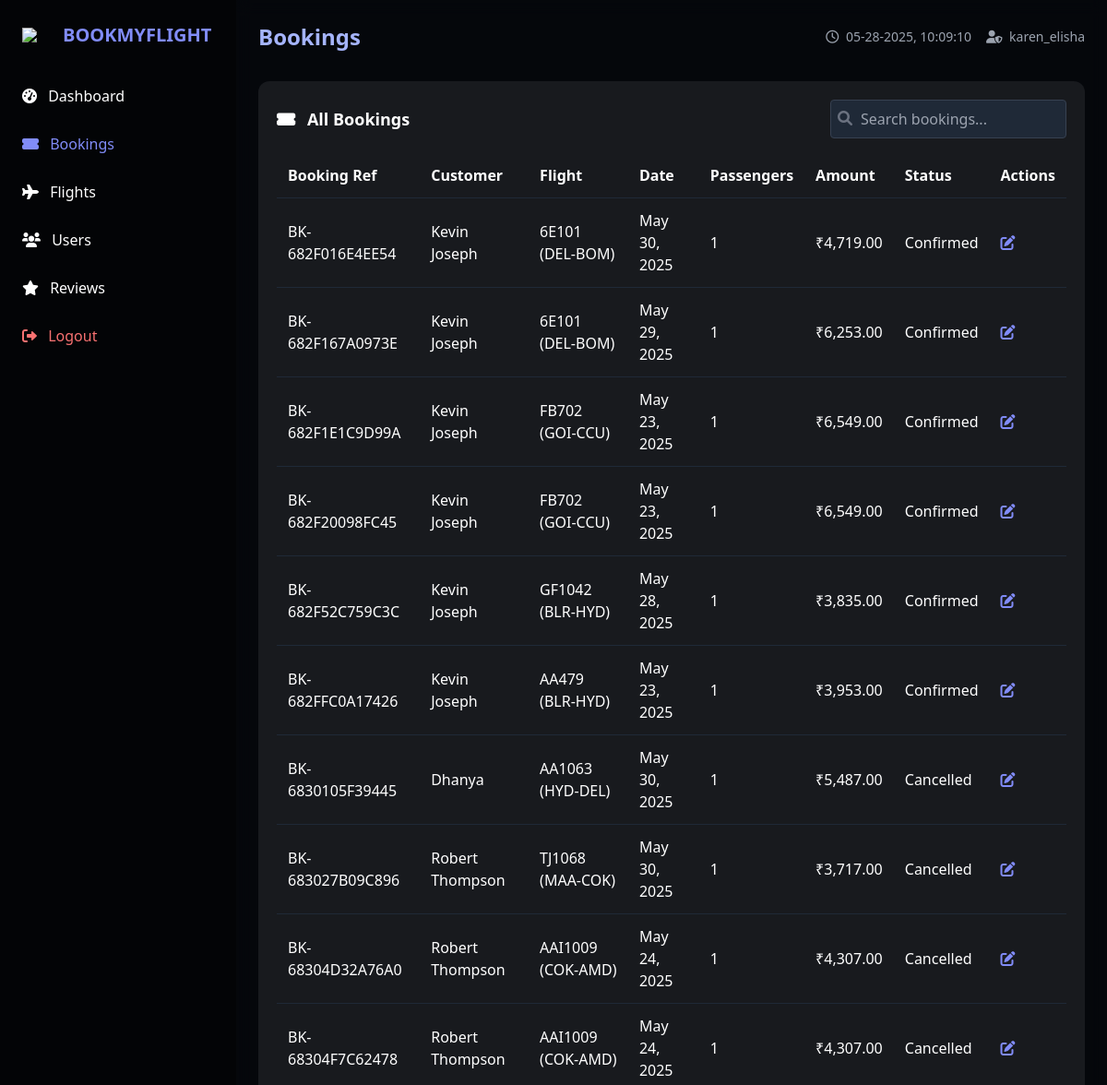
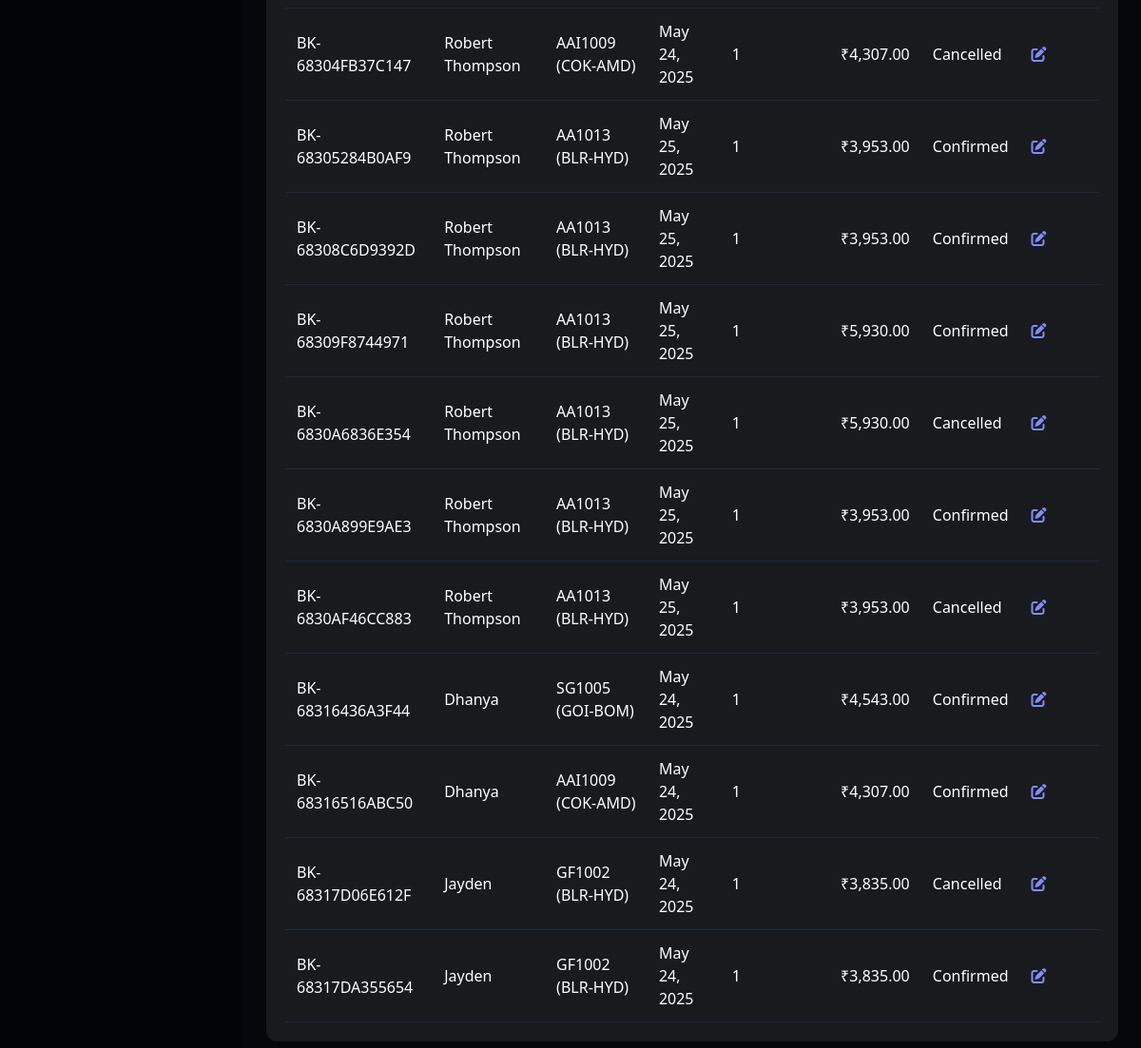
The app's page /admin-dashboard.php?section=bookings (signed in) with its own data (2 pictures, top to bottom).
### tables this page shows
CREATE TABLE `bookings` (
  `booking_id` int(11) NOT NULL,
  `booking_reference` varchar(20) NOT NULL,
  `user_id` int(11) NOT NULL,
  `flight_id` int(11) NOT NULL,
  `booking_date` datetime NOT NULL,
  `travel_date` date NOT NULL,
  `num_passengers` int(11) NOT NULL,
  `total_amount` decimal(10,2) NOT NULL,
  `contact_email` varchar(100) NOT NULL,
  `contact_phone` varchar(20) NOT NULL,
  `booking_status` enum('Pending','Confirmed','Cancelled') NOT NULL DEFAULT 'Pending',
  `payment_status` enum('Pending','Completed','Failed','Refunded') NOT NULL DEFAULT 'Pending',
  `payment_method` varchar(50) DEFAULT NULL,
  `created_at` datetime NOT NULL,
  `updated_at` datetime NOT NULL,
  `payment_details` varchar(255) DEFAULT NULL
);

CREATE TABLE `users` (
  `user_id` int(11) NOT NULL,
  `full_name` varchar(100) NOT NULL,
  `email` varchar(100) NOT NULL,
  `phone` varchar(15) NOT NULL,
  `password` varchar(255) NOT NULL,
  `member_since` timestamp NOT NULL DEFAULT current_timestamp(),
  `loyalty_points` int(11) DEFAULT 0,
  `loyalty_tier` enum('Bronze','Silver','Gold','Platinum') DEFAULT 'Bronze',
  `created_at` timestamp NULL DEFAULT current_timestamp(),
  `reset_code` varchar(255) DEFAULT NULL,
  `reset_expiry` datetime DEFAULT NULL
);

CREATE TABLE `flights` (
  `flight_id` int(11) NOT NULL,
  `flight_number` varchar(10) NOT NULL,
  `airline_id` varchar(5) NOT NULL,
  `origin_airport` varchar(10) NOT NULL,
  `destination_airport` varchar(10) NOT NULL,
  `departure_time` datetime NOT NULL,
  `arrival_time` datetime NOT NULL,
  `duration` int(11) NOT NULL,
  `base_price` decimal(10,2) NOT NULL,
  `total_seats` int(11) NOT NULL,
  `available_seats` int(11) NOT NULL,
  `flight_status` enum('Scheduled','Delayed','Departed','Arrived','Cancelled') DEFAULT 'Scheduled'
);

### admin-dashboard.php (the view, shortened to what this page needs)
<?php
$db_host = "localhost";
$db_user = "root";
$db_pass = "";
$db_name = "airlines";
$mysqli = new mysqli($db_host, $db_user, $db_pass, $db_name);
$active_section = isset($_GET['section']) ? $_GET['section'] : 'dashboard';
function fetchAllResults($mysqli, $query) {
    $result = $mysqli->query($query);
    $data = [];
    while ($row = $result->fetch_assoc()) {
        $data[] = $row;
    }
    return $data;
}
?>
<!DOCTYPE html>
<html lang="en">
<head>
    <script src="https://cdn.tailwindcss.com"></script>
    <link rel="stylesheet" href="https://cdnjs.cloudflare.com/ajax/libs/font-awesome/6.0.0/css/all.min.css">
</head>
<body class="bg-gray-900 text-white min-h-screen flex">
    <aside class="sidebar w-64 p-6 hidden md:block">
        <div class="flex items-center mb-8">
            <img src="https://img.icons8.com/ios-filled/50/ffffff/airplane-mode-on.png" class="w-8 mr-3">
            <h1 class="text-xl font-bold text-indigo-400">BOOKMYFLIGHT</h1>
        </div>
        <nav class="space-y-3">
            <a href="?section=dashboard" class="block nav-item py-2 <?= $active_section === 'dashboard' ? 'text-indigo-400' : '' ?>">
                <i class="fas fa-tachometer-alt mr-2"></i> Dashboard
            </a>
            <a href="?section=bookings" class="block nav-item py-2 <?= $active_section === 'bookings' ? 'text-indigo-400' : '' ?>">
                <i class="fas fa-ticket-alt mr-2"></i> Bookings
            </a>
            <a href="?section=flights" class="block nav-item py-2 <?= $active_section === 'flights' ? 'text-indigo-400' : '' ?>">
                <i class="fas fa-plane mr-2"></i> Flights
            </a>
            <a href="?section=users" class="block nav-item py-2 <?= $active_section === 'users' ? 'text-indigo-400' : '' ?>">
                <i class="fas fa-users mr-2"></i> Users
            </a>
            <a href="?section=reviews" class="block nav-item py-2 <?= $active_section === 'reviews' ? 'text-indigo-400' : '' ?>">
                <i class="fas fa-star mr-2"></i> Reviews
            </a>
            <a href="?logout" class="block nav-item py-2 text-red-400 mt-8" onclick="return confirm('Are you sure you want to logout?')">
                <i class="fas fa-sign-out-alt mr-2"></i> Logout
            </a>
        </nav>
    </aside>
    <main class="main-content flex-1 p-6 overflow-y-auto">
        <header class="flex justify-between items-center mb-8">
            <h2 class="text-2xl font-bold text-indigo-300">
                <?= ucfirst($active_section) ?> <?= $active_section === 'dashboard' ? 'Overview' : '' ?>
            </h2>
            <div class="flex items-center space-x-4">
                <span class="text-sm text-gray-400">
                    <i class="far fa-clock mr-1"></i> <span id="headerTime"><?= date('Y-m-d H:i:s') ?></span>
                </span>
                <span class="text-sm text-gray-400">
                    <i class="fas fa-user-shield mr-1"></i> <?= $_SESSION['admin_username'] ?? 'Admin' ?>
                </span>
            </div>
        </header>
        <section id="bookingsSection" class="section <?= $active_section === 'bookings' ? 'active' : '' ?>">
            <div class="card p-5 rounded-xl overflow-x-auto">
                <div class="flex justify-between items-center mb-4">
                    <h3 class="text-lg font-semibold"><i class="fas fa-ticket-alt mr-2"></i> All Bookings</h3>
                    <div class="relative">
                        <input type="text" id="bookingSearch" placeholder="Search bookings..." class="p-2 pl-8 rounded bg-gray-800 border border-gray-700 w-64">
                        <i class="fas fa-search absolute left-2 top-3 text-gray-500"></i>
                    </div>
                </div>
                <table class="w-full" id="bookingsTable">
                    <thead>
                        <tr class="border-b border-gray-800 text-left">
                            <th class="p-3">Booking Ref</th>
                            <th class="p-3">Customer</th>
                            <th class="p-3">Flight</th>
                            <th class="p-3">Date</th>
                            <th class="p-3">Passengers</th>
                            <th class="p-3">Amount</th>
                            <th class="p-3">Status</th>
                            <th class="p-3">Actions</th>
                        </tr>
                    </thead>
                    <tbody>
                        <?php
                        $all_bookings = fetchAllResults($mysqli, "SELECT b.*, u.full_name, f.flight_number, f.origin_airport, f.destination_airport
                                                   FROM bookings b
                                                   JOIN users u ON b.user_id = u.user_id
                                                   JOIN flights f ON b.flight_id = f.flight_id
                                                   ORDER BY b.created_at DESC");
                        if (empty($all_bookings)): ?>
                            <tr>
                                <td colspan="8" class="p-3 text-center text-gray-400">No bookings found</td>
                            </tr>
                        <?php else: ?>
                            <?php foreach ($all_bookings as $booking):
                                $flight_info = "{$booking['flight_number']} ({$booking['origin_airport']}-{$booking['destination_airport']})";
                            ?>
                            <tr class="table-row border-b border-gray-800">
                                <td class="p-3"><?= $booking['booking_reference'] ?></td>
                                <td class="p-3"><?= $booking['full_name'] ?></td>
                                <td class="p-3"><?= $flight_info ?></td>
                                <td class="p-3"><?= date('M d, Y', strtotime($booking['travel_date'])) ?></td>
                                <td class="p-3"><?= $booking['num_passengers'] ?></td>
                                <td class="p-3">₹<?= number_format($booking['total_amount'], 2) ?></td>
                                <td class="p-3">
                                    <span class="badge <?=
                                        $booking['booking_status'] === 'Confirmed' ? 'badge-success' :
                                        ($booking['booking_status'] === 'Pending' ? 'badge-warning' : 'badge-danger')
                                    ?>">
                                        <?= $booking['booking_status'] ?>
                                    </span>
                                </td>
                                <td class="p-3">
                                    <button onclick="updateBookingStatus(<?= $booking['booking_id'] ?>, '<?= $booking['booking_status'] ?>')"
                                            class="text-indigo-400 hover:text-indigo-300 mr-2" title="Update Status">
                                        <i class="fas fa-edit"></i>
                                    </button>
                                </td>
                            </tr>
                            <?php endforeach; ?>
                        <?php endif; ?>
                    </tbody>
                </table>
            </div>
        </section>
</main>
</body>
</html>

### admin-dashboard.php (style rules this page uses)
.sidebar { background: rgba(0, 0, 0, 0.85); }
.main-content { background: rgba(0, 0, 0, 0.7); backdrop-filter: blur(8px); }
.card { background: rgba(255, 255, 255, 0.08); transition: all 0.3s ease; }
.nav-item { transition: color 0.2s ease; }
.section { display: none; opacity: 0; transition: opacity 0.3s ease; }
.section.active { display: block; opacity: 1; }
.badge { @apply px-2 py-1 rounded text-xs; }
.badge-success { @apply bg-green-900 text-green-300; }
.badge-danger { @apply bg-red-900 text-red-300; }

### records on screen
bookings: booking_reference "BK-682F016E4EE54", user.full_name "Kevin Joseph", flight.destination_airport "6E101 (DEL-BOM)", travel_date "May 30, 2025", num_passengers "1", total_amount "4,719.00", booking_status "Confirmed"
bookings: booking_reference "BK-682F167A0973E", user.full_name "Kevin Joseph", flight.destination_airport "6E101 (DEL-BOM)", travel_date "May 29, 2025", num_passengers "1", total_amount "6,253.00", booking_status "Confirmed"
bookings: booking_reference "BK-682F1E1C9D99A", user.full_name "Kevin Joseph", flight.destination_airport "FB702 (GOI-CCU)", travel_date "May 23, 2025", num_passengers "1", total_amount "6,549.00", booking_status "Confirmed"
bookings: booking_reference "BK-682F20098FC45", user.full_name "Kevin Joseph", flight.destination_airport "FB702 (GOI-CCU)", travel_date "May 23, 2025", num_passengers "1", total_amount "6,549.00", booking_status "Confirmed"
bookings: booking_reference "BK-682F52C759C3C", user.full_name "Kevin Joseph", flight.destination_airport "GF1042 (BLR-HYD)", travel_date "May 28, 2025", num_passengers "1", total_amount "3,835.00", booking_status "Confirmed"
bookings: booking_reference "BK-682FFC0A17426", user.full_name "Kevin Joseph", flight.destination_airport "AA479 (BLR-HYD)", travel_date "May 23, 2025", num_passengers "1", total_amount "3,953.00", booking_status "Confirmed"
bookings: booking_reference "BK-6830105F39445", user.full_name "Dhanya", flight.destination_airport "AA1063 (HYD-DEL)", travel_date "May 30, 2025", num_passengers "1", total_amount "5,487.00", booking_status "Cancelled"
bookings: booking_reference "BK-683027B09C896", user.full_name "Robert Thompson", flight.destination_airport "TJ1068 (MAA-COK)", travel_date "May 30, 2025", num_passengers "1", total_amount "3,717.00", booking_status "Cancelled"
bookings: booking_reference "BK-68304D32A76A0", user.full_name "Robert Thompson", flight.destination_airport "AAI1009 (COK-AMD)", travel_date "May 24, 2025", num_passengers "1", total_amount "4,307.00", booking_status "Cancelled"
bookings: booking_reference "BK-68304F7C62478", user.full_name "Robert Thompson", flight.destination_airport "AAI1009 (COK-AMD)", travel_date "May 24, 2025", num_passengers "1", total_amount "4,307.00", booking_status "Cancelled"
bookings: booking_reference "BK-68304FB37C147", user.full_name "Robert Thompson", flight.destination_airport "AAI1009 (COK-AMD)", travel_date "May 24, 2025", num_passengers "1", total_amount "4,307.00", booking_status "Cancelled"
bookings: booking_reference "BK-68305284B0AF9", user.full_name "Robert Thompson", flight.destination_airport "AA1013 (BLR-HYD)", travel_date "May 25, 2025", num_passengers "1", total_amount "3,953.00", booking_status "Confirmed"
bookings: booking_reference "BK-68308C6D9392D", user.full_name "Robert Thompson", flight.destination_airport "AA1013 (BLR-HYD)", travel_date "May 25, 2025", num_passengers "1", total_amount "3,953.00", booking_status "Confirmed"
bookings: booking_reference "BK-68309F8744971", user.full_name "Robert Thompson", flight.destination_airport "AA1013 (BLR-HYD)", travel_date "May 25, 2025", num_passengers "1", total_amount "5,930.00", booking_status "Confirmed"
bookings: booking_reference "BK-6830A6836E354", user.full_name "Robert Thompson", flight.destination_airport "AA1013 (BLR-HYD)", travel_date "May 25, 2025", num_passengers "1", total_amount "5,930.00", booking_status "Cancelled"
bookings: booking_reference "BK-6830A899E9AE3", user.full_name "Robert Thompson", flight.destination_airport "AA1013 (BLR-HYD)", travel_date "May 25, 2025", num_passengers "1", total_amount "3,953.00", booking_status "Confirmed"
bookings: booking_reference "BK-6830AF46CC883", user.full_name "Robert Thompson", flight.destination_airport "AA1013 (BLR-HYD)", travel_date "May 25, 2025", num_passengers "1", total_amount "3,953.00", booking_status "Cancelled"
bookings: booking_reference "BK-68316436A3F44", user.full_name "Dhanya", flight.destination_airport "SG1005 (GOI-BOM)", travel_date "May 24, 2025", num_passengers "1", total_amount "4,543.00", booking_status "Confirmed"
bookings: booking_reference "BK-68316516ABC50", user.full_name "Dhanya", flight.destination_airport "AAI1009 (COK-AMD)", travel_date "May 24, 2025", num_passengers "1", total_amount "4,307.00", booking_status "Confirmed"
bookings: booking_reference "BK-68317D06E612F", user.full_name "Jayden", flight.destination_airport "GF1002 (BLR-HYD)", travel_date "May 24, 2025", num_passengers "1", total_amount "3,835.00", booking_status "Cancelled"
bookings: booking_reference "BK-68317DA355654", user.full_name "Jayden", flight.destination_airport "GF1002 (BLR-HYD)", travel_date "May 24, 2025", num_passengers "1", total_amount "3,835.00", booking_status "Confirmed"

### other values on screen
$active_section "Bookings"
$_SESSION['admin_username'] "karen_elisha"
